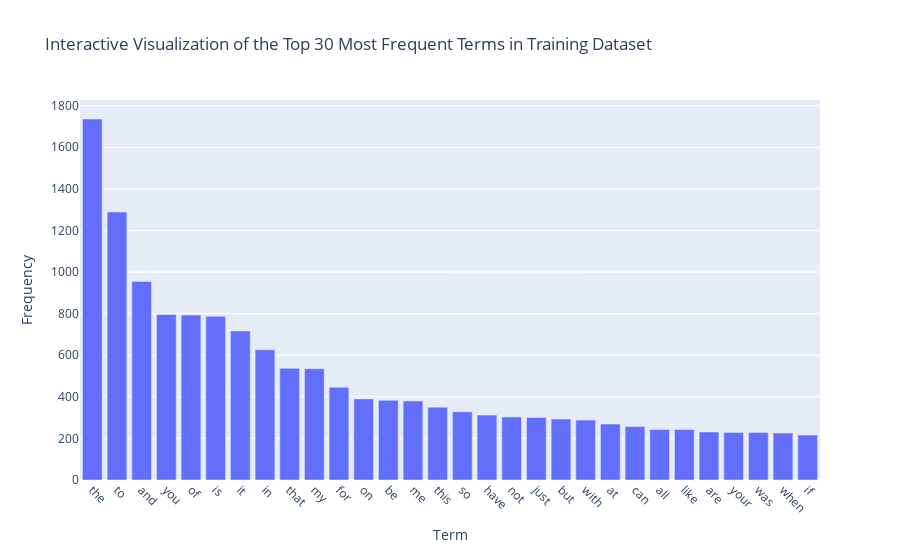

The cell this chart's notebook holds for it:
### Markdown cell above
---
##### <a id='toc1_5_1_1_1_'></a>[**>>> Exercise 1 (Take home):**](#toc0_)
Plot word frequency for Top 30 words in both train and test dataset. (Hint: refer to DM lab 1)

### Code cell
# Answer here for TRAINING
from sklearn.feature_extraction.text import CountVectorizer
import plotly.express as px

n = 30  # Select top 30 terms for visualization
count_vect = CountVectorizer()
X_counts = count_vect.fit_transform(train_df["text"]) 

term_frequencies = np.array(X_counts.sum(axis=0)).flatten()
terms_freq = list(zip(count_vect.get_feature_names_out(), term_frequencies)) # Zip terms and frequencies together so they're treated as a group
terms_freq.sort(key=lambda x: x[1], reverse=True) # Sort by descending frequency
top_n_terms_freq = terms_freq[:n] # Only keep the top n terms
terms, frequencies = zip(*top_n_terms_freq) # Unzip the terms and frequencies so they're no longer grouped

fig = px.bar(
    x=terms,
    y=frequencies,
    labels={'x': 'Term', 'y': 'Frequency'},
    title=f'Interactive Visualization of the Top {n} Most Frequent Terms in Training Dataset'
)
fig.update_layout(xaxis_tickangle=45)
fig.show()

### Figure 1 — Plotly figure (JSON) as saved in the notebook; plotly's stock layout.template omitted (floating-point values rounded to 4 significant figures)
{"data": [{"hovertemplate": "Term=%{x}<br>Frequency=%{y}<extra></extra>", "legendgroup": "", "marker": {"color": "#636efa", "pattern": {"shape": ""}}, "name": "", "orientation": "v", "showlegend": false, "textposition": "auto", "type": "bar", "x": ["the", "to", "and", "you", "of", "is", "it", "in", "that", "my", "for", "on", "be", "me", "this", "so", "have", "not", "just", "but", "with", "at", "can", "all", "like", "are", "your", "was", "when", "if"], "xaxis": "x", "y": [1736, 1289, 955, 796, 793, 787, 717, 626, 537, 535, 446, 390, 383, 380, 350, 328, 312, 303, 301, 293, 288, 269, 257, 243, 243, 231, 229, 228, 226, 216], "yaxis": "y"}], "layout": {"barmode": "relative", "legend": {"tracegroupgap": 0}, "title": {"text": "Interactive Visualization of the Top 30 Most Frequent Terms in Training Dataset"}, "xaxis": {"anchor": "y", "domain": [0, 1], "tickangle": 45, "title": {"text": "Term"}}, "yaxis": {"anchor": "x", "domain": [0, 1], "title": {"text": "Frequency"}}}}
